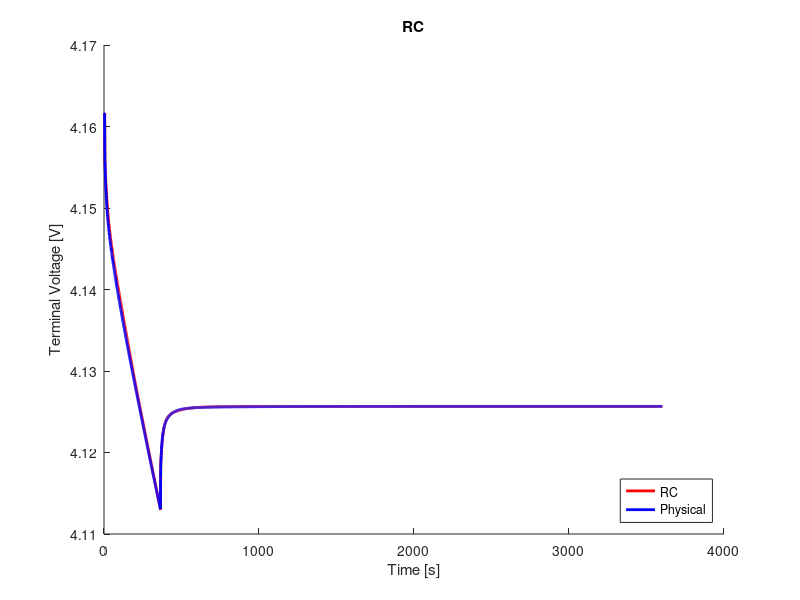

Recreate this plot in MATLAB.
clear;
clc;
close all;

%% load data
load('ocv_final.mat');
time_ocv = time;
load('pulse_0_5_c_0.mat');
load('rc2_cf_0_5_c.mat');

%% voltage limitations
v_max = 4.4;                                    % cut-over voltage
v_min = 3.0;                                    % cut-off voltage

%% resample ocv and soc
t1 = time_ocv(1);
t2 = time_ocv(end);
dt = 1;                                         % sample time
t = (t1:dt:t2) - t1;

ocv = interp1(time_ocv, ocv, t1:dt:t2);
soc = interp1(time_ocv, soc, t1:dt:t2);

s = length(time);

%% variables
Q = 16.8;
eta = 1.0;                                  % coulombic efficiency

n = 2;                                      % number of rc links
i_r = zeros(n, 1);
v_c = zeros(n, 1);
flag = 1;

%% compute soc
ind_init = soc(interp1(ocv, 1:length(ocv), V_batt_time(1), 'nearest'))
ind_init = interp1(soc, 1:length(soc), ind_init, 'nearest');
v_t(1) = ocv(ind_init);
z0 = soc(ind_init);
z = z0 - dt/(Q*3600)*eta*cumsum(I(1:end));

% manual fit
p = 1;
r0 = r0_cf(p);
r1 = r1_cf(p);
r2 = r2_cf(p);
% r3 = r3_cf(p);
c1 = c1_cf(p);
c2 = c2_cf(p);
% c3 = c3_cf(p);

r = [r1; r2];
c = [c1; c2];

%% compute terminal voltage
for j = 1:n
    f(j) = exp(-dt/(r(j)*c(j)));
end
for k = 1:s-1
    if flag == 1
        i_r(:, k+1) = diag(f)*i_r(:, k) + (1-f')*I(k);
        v_c(:, k) = i_r(:, k).*r;
        ind = interp1(soc, 1:length(soc), z(k), 'nearest');
        v_t(k+1) = ocv(ind) - sum(v_c(:, k)) - I(k).*r0;
        if v_t(k) < v_min
            fprintf('Reached lower voltage limit.');
            flag = 0;
        end
        if v_t(k) > v_max
            fprintf('Reached upper voltage limit.');
            flag = 0;
        end 
    end
end

%% compute rms error
v_t = reshape(v_t, size(V_batt_time));
rmse = 1000*sqrt(mean((V_batt_time - v_t).^2))     % [mV]

%% plot
figure(1);
hold on;
plot(time, v_t, 'r', 'LineWidth', 2)
hold on;
plot(time, V_batt_time, 'b', 'LineWidth', 2)
xlabel('Time [s]')
ylabel('Terminal Voltage [V]')
title('RC')
legend('RC', 'Physical', 'location', 'southeast')